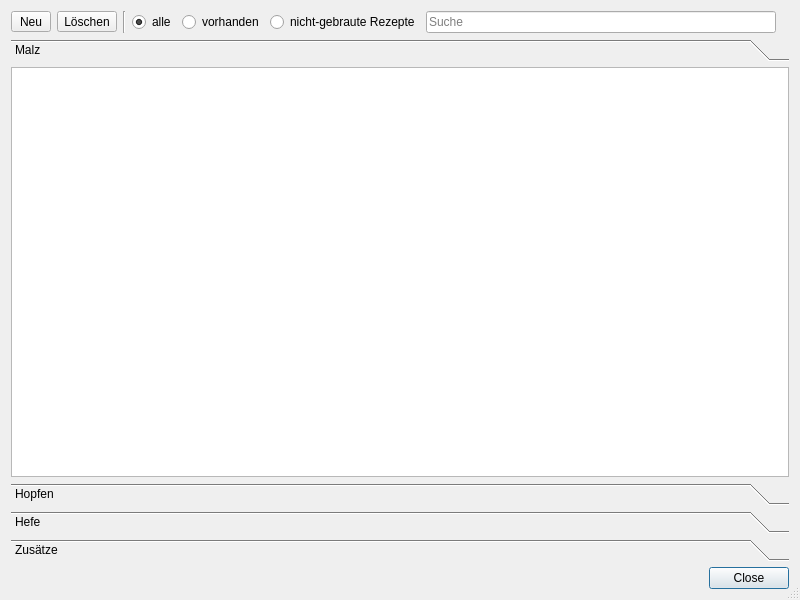
<?xml version="1.0" encoding="UTF-8"?>
<ui version="4.0">
 <class>DlgRohstoffe</class>
 <widget class="QDialog" name="DlgRohstoffe">
  <property name="geometry">
   <rect>
    <x>0</x>
    <y>0</y>
    <width>800</width>
    <height>600</height>
   </rect>
  </property>
  <property name="windowTitle">
   <string>Rohstoffe</string>
  </property>
  <property name="windowIcon">
   <iconset resource="../images.qrc">
    <normaloff>:/images/light/actionrohstoffe.svg</normaloff>:/images/light/actionrohstoffe.svg</iconset>
  </property>
  <property name="sizeGripEnabled">
   <bool>true</bool>
  </property>
  <layout class="QVBoxLayout" name="verticalLayout">
   <item>
    <layout class="QHBoxLayout" name="horizontalLayout_4">
     <item>
      <widget class="QToolButton" name="buttonAdd">
       <property name="minimumSize">
        <size>
         <width>40</width>
         <height>0</height>
        </size>
       </property>
       <property name="focusPolicy">
        <enum>Qt::StrongFocus</enum>
       </property>
       <property name="toolTip">
        <string>&lt;html&gt;&lt;head/&gt;&lt;body&gt;&lt;p&gt;Hiermit wird ein &lt;span style=&quot; font-weight:600;&quot;&gt;neuer Rohstoffeintrag &lt;/span&gt;angelegt.&lt;/p&gt;&lt;/body&gt;&lt;/html&gt;</string>
       </property>
       <property name="whatsThis">
        <string notr="true">plus</string>
       </property>
       <property name="text">
        <string>Neu</string>
       </property>
       <property name="icon">
        <iconset resource="../images.qrc">
         <normaloff>:/images/light/plus.svg</normaloff>:/images/light/plus.svg</iconset>
       </property>
       <property name="popupMode">
        <enum>QToolButton::InstantPopup</enum>
       </property>
       <property name="toolButtonStyle">
        <enum>Qt::ToolButtonIconOnly</enum>
       </property>
      </widget>
     </item>
     <item>
      <widget class="QToolButton" name="buttonDelete">
       <property name="minimumSize">
        <size>
         <width>40</width>
         <height>0</height>
        </size>
       </property>
       <property name="toolTip">
        <string>&lt;html&gt;&lt;head/&gt;&lt;body&gt;&lt;p&gt;Hiermit wird ein &lt;span style=&quot; font-weight:600;&quot;&gt;Rohstoffeintrag&lt;/span&gt; aus einer Rohstoffliste &lt;span style=&quot; font-weight:600;&quot;&gt;gelöscht&lt;/span&gt;.&lt;/p&gt;&lt;p&gt;&lt;span style=&quot; font-weight:600; color:#ff2600;&quot;&gt;Achtung:&lt;/span&gt;&lt;span style=&quot; font-weight:600;&quot;/&gt;Soll hier ein Rohstoff gelöscht werden, der in einem &lt;span style=&quot; font-weight:600;&quot;&gt;Rezept, ungebraut&lt;/span&gt;, verwendet wird, erscheint eine Warnmeldung. Wird der Rohstoff dann wirklich gelöscht, werden entsprechende Einträge in allen ungebrauten Rezepten im &lt;span style=&quot; font-weight:600;&quot;&gt;Tab Rezept rot&lt;/span&gt; hinterlegt, deren Werte auf 0 gesetzt. Damit kann die erforderliche Stammwürze oder der nötige IBU-Wert nicht mehr gegeben sein. &lt;/p&gt;&lt;p&gt;In jedem Fall sind nach dem Löschen eines Rohstoffes &lt;span style=&quot; font-weight:600;&quot;&gt;alle Rezepte mit&lt;/span&gt; dem &lt;span style=&quot; font-weight:600;&quot;&gt;Rohstoff&lt;/span&gt; zu &lt;span style=&quot; font-weight:600;&quot;&gt;überprüfen&lt;/span&gt;!&lt;/p&gt;&lt;/body&gt;&lt;/html&gt;</string>
       </property>
       <property name="whatsThis">
        <string notr="true">minus</string>
       </property>
       <property name="text">
        <string>Löschen</string>
       </property>
       <property name="icon">
        <iconset resource="../images.qrc">
         <normaloff>:/images/light/minus.svg</normaloff>
         <disabledoff>:/images/disabled/minus.svg</disabledoff>:/images/light/minus.svg</iconset>
       </property>
      </widget>
     </item>
     <item>
      <widget class="Line" name="line_10">
       <property name="orientation">
        <enum>Qt::Vertical</enum>
       </property>
      </widget>
     </item>
     <item>
      <widget class="QRadioButton" name="radioButtonAlle">
       <property name="toolTip">
        <string>&lt;html&gt;&lt;head/&gt;&lt;body&gt;&lt;p&gt;Hiermit werden &lt;span style=&quot; font-weight:600;&quot;&gt;alle Rohstoffe&lt;/span&gt; angezeigt.&lt;/p&gt;&lt;/body&gt;&lt;/html&gt;</string>
       </property>
       <property name="text">
        <string>alle</string>
       </property>
       <property name="checked">
        <bool>true</bool>
       </property>
      </widget>
     </item>
     <item>
      <widget class="QRadioButton" name="radioButtonVorhanden">
       <property name="toolTip">
        <string>&lt;html&gt;&lt;head/&gt;&lt;body&gt;&lt;p&gt;Hiermit werden alle Rohstoffe angezeigt, welche eine &lt;span style=&quot; font-weight:600;&quot;&gt;Mengenangabe größer Null&lt;/span&gt; haben.&lt;/p&gt;&lt;/body&gt;&lt;/html&gt;</string>
       </property>
       <property name="text">
        <string>vorhanden</string>
       </property>
      </widget>
     </item>
     <item>
      <widget class="QRadioButton" name="radioButtonInGebrauch">
       <property name="toolTip">
        <string>&lt;html&gt;&lt;head/&gt;&lt;body&gt;&lt;p&gt;Hiermit werden alle Rohstoffe angezeigt, welche in einem &lt;span style=&quot; font-weight:600;&quot;&gt;nicht-gebrauten Rezept&lt;/span&gt; vorkommen.&lt;/p&gt;&lt;p&gt;Diese Rohstoffe werden in den Tabellen kursiv dargestellt.&lt;/p&gt;&lt;/body&gt;&lt;/html&gt;</string>
       </property>
       <property name="text">
        <string>nicht-gebraute Rezepte</string>
       </property>
      </widget>
     </item>
     <item>
      <widget class="QLineEdit" name="lineEditFilter">
       <property name="toolTip">
        <string>&lt;html&gt;&lt;head/&gt;&lt;body&gt;&lt;p&gt;Hier wird eine &lt;span style=&quot; font-weight:600;&quot;&gt;Freitextsuche&lt;/span&gt; für die Rohstoffe ermöglicht.&lt;/p&gt;&lt;p&gt;Durchsucht werden alle Spalten mit Ausnahme Datum, Preis und Links.&lt;/p&gt;&lt;/body&gt;&lt;/html&gt;</string>
       </property>
       <property name="placeholderText">
        <string>Suche</string>
       </property>
       <property name="clearButtonEnabled">
        <bool>true</bool>
       </property>
      </widget>
     </item>
     <item>
      <widget class="QLabel" name="lblNumItems"/>
     </item>
    </layout>
   </item>
   <item>
    <widget class="QToolBox" name="toolBoxRohstoffe">
     <widget class="QWidget" name="tabMalz">
      <property name="geometry">
       <rect>
        <x>0</x>
        <y>0</y>
        <width>788</width>
        <height>442</height>
       </rect>
      </property>
      <attribute name="label">
       <string>Malz</string>
      </attribute>
      <layout class="QVBoxLayout" name="verticalLayout_5">
       <property name="spacing">
        <number>4</number>
       </property>
       <property name="leftMargin">
        <number>0</number>
       </property>
       <property name="topMargin">
        <number>0</number>
       </property>
       <property name="rightMargin">
        <number>0</number>
       </property>
       <property name="bottomMargin">
        <number>0</number>
       </property>
       <item>
        <widget class="TableView" name="tableMalz">
         <property name="contextMenuPolicy">
          <enum>Qt::CustomContextMenu</enum>
         </property>
         <property name="toolTip">
          <string>&lt;html&gt;&lt;head/&gt;&lt;body&gt;&lt;p&gt;In diesem Feld werden alle &lt;span style=&quot; font-weight:600;&quot;&gt;Rohstoffe Malz&lt;/span&gt; verwaltet.&lt;/p&gt;&lt;p&gt;Einträge in &lt;span style=&quot; font-style:italic;&quot;&gt;kursiv&lt;/span&gt; sind Rohstoffe, welche in einem &lt;span style=&quot; font-weight:600;&quot;&gt;nicht-gebrauten&lt;/span&gt; Sud verwendet werden. Diese Rohsotffe werden auch als &lt;span style=&quot; font-weight:600;&quot;&gt;in Gebrauch&lt;/span&gt; bezeichnet.&lt;/p&gt;&lt;p&gt;Mit einem Rechtsklick lassen sich einzelne Spalten aus- oder einblenden.&lt;/p&gt;&lt;p&gt;&lt;span style=&quot; font-weight:600; color:#ff2600;&quot;&gt;Achtung:&lt;/span&gt;&lt;span style=&quot; font-weight:600;&quot;&gt;Hyperlinks &lt;/span&gt;sind nicht inaktiv, sie werden im Kleinen Brauhelfer unter &lt;span style=&quot; font-weight:600;&quot;&gt;Windows&lt;/span&gt; und &lt;span style=&quot; font-weight:600;&quot;&gt;Linux&lt;/span&gt; mit &lt;span style=&quot; font-weight:600;&quot;&gt;CTRL&lt;/span&gt; ausgeführt, unter &lt;span style=&quot; font-weight:600;&quot;&gt;macOS&lt;/span&gt; mit &lt;span style=&quot; font-weight:600;&quot;&gt;CMD+ALT&lt;/span&gt;.&lt;/p&gt;&lt;/body&gt;&lt;/html&gt;</string>
         </property>
         <property name="alternatingRowColors">
          <bool>true</bool>
         </property>
         <property name="selectionBehavior">
          <enum>QAbstractItemView::SelectRows</enum>
         </property>
         <property name="sortingEnabled">
          <bool>true</bool>
         </property>
         <attribute name="verticalHeaderVisible">
          <bool>false</bool>
         </attribute>
        </widget>
       </item>
      </layout>
     </widget>
     <widget class="QWidget" name="tabHopfen">
      <property name="geometry">
       <rect>
        <x>0</x>
        <y>0</y>
        <width>788</width>
        <height>442</height>
       </rect>
      </property>
      <attribute name="label">
       <string>Hopfen</string>
      </attribute>
      <layout class="QVBoxLayout" name="verticalLayout_6">
       <property name="spacing">
        <number>4</number>
       </property>
       <property name="leftMargin">
        <number>0</number>
       </property>
       <property name="topMargin">
        <number>0</number>
       </property>
       <property name="rightMargin">
        <number>0</number>
       </property>
       <property name="bottomMargin">
        <number>0</number>
       </property>
       <item>
        <widget class="TableView" name="tableHopfen">
         <property name="contextMenuPolicy">
          <enum>Qt::CustomContextMenu</enum>
         </property>
         <property name="toolTip">
          <string>&lt;html&gt;&lt;head/&gt;&lt;body&gt;&lt;p&gt;In diesem Feld werden alle &lt;span style=&quot; font-weight:600;&quot;&gt;Rohstoffe Hopfen&lt;/span&gt; verwaltet.&lt;/p&gt;&lt;p&gt;Einträge in &lt;span style=&quot; font-style:italic;&quot;&gt;kursiv&lt;/span&gt; sind Rohstoffe, welche in einem &lt;span style=&quot; font-weight:600;&quot;&gt;nicht-gebrauten&lt;/span&gt; Sud verwendet werden. Diese Rohsotffe werden auch als &lt;span style=&quot; font-weight:600;&quot;&gt;in Gebrauch&lt;/span&gt; bezeichnet.&lt;/p&gt;&lt;p&gt;Mit einem Rechtsklick lassen sich einzelne Spalten aus- oder einblenden.&lt;/p&gt;&lt;p&gt;&lt;span style=&quot; font-weight:600; color:#ff2600;&quot;&gt;Achtung: &lt;/span&gt;Wenn der Gärfaktor im Tab Rezept übernommen werden soll, muss er in der Form &amp;lt;zahl%&amp;gt; eingetragen werden. Beispiel 78%. Sonderzeichen sind nicht zulässig.&lt;/p&gt;&lt;p&gt;&lt;span style=&quot; font-weight:600;&quot;&gt;Hyperlinks &lt;/span&gt;sind nicht inaktiv, sie werden im Kleinen Brauhelfer unter &lt;span style=&quot; font-weight:600;&quot;&gt;Windows&lt;/span&gt; und &lt;span style=&quot; font-weight:600;&quot;&gt;Linux&lt;/span&gt; mit &lt;span style=&quot; font-weight:600;&quot;&gt;CTRL&lt;/span&gt; ausgeführt, unter &lt;span style=&quot; font-weight:600;&quot;&gt;macOS&lt;/span&gt; mit &lt;span style=&quot; font-weight:600;&quot;&gt;CMD+ALT&lt;/span&gt;.&lt;/p&gt;&lt;/body&gt;&lt;/html&gt;</string>
         </property>
         <property name="alternatingRowColors">
          <bool>true</bool>
         </property>
         <property name="selectionBehavior">
          <enum>QAbstractItemView::SelectRows</enum>
         </property>
         <property name="sortingEnabled">
          <bool>true</bool>
         </property>
         <attribute name="verticalHeaderVisible">
          <bool>false</bool>
         </attribute>
        </widget>
       </item>
      </layout>
     </widget>
     <widget class="QWidget" name="tabHefe">
      <property name="geometry">
       <rect>
        <x>0</x>
        <y>0</y>
        <width>788</width>
        <height>442</height>
       </rect>
      </property>
      <attribute name="label">
       <string>Hefe</string>
      </attribute>
      <layout class="QVBoxLayout" name="verticalLayout_2">
       <property name="spacing">
        <number>4</number>
       </property>
       <property name="leftMargin">
        <number>0</number>
       </property>
       <property name="topMargin">
        <number>0</number>
       </property>
       <property name="rightMargin">
        <number>0</number>
       </property>
       <property name="bottomMargin">
        <number>0</number>
       </property>
       <item>
        <widget class="TableView" name="tableHefe">
         <property name="contextMenuPolicy">
          <enum>Qt::CustomContextMenu</enum>
         </property>
         <property name="toolTip">
          <string>&lt;html&gt;&lt;head/&gt;&lt;body&gt;&lt;p&gt;In diesem Feld werden alle &lt;span style=&quot; font-weight:600;&quot;&gt;Rohstoffe Hefe&lt;/span&gt; verwaltet.&lt;/p&gt;&lt;p&gt;Einträge in &lt;span style=&quot; font-style:italic;&quot;&gt;kursiv&lt;/span&gt; sind Rohstoffe, welche in einem &lt;span style=&quot; font-weight:600;&quot;&gt;nicht-gebrauten&lt;/span&gt; Sud verwendet werden. Diese Rohsotffe werden auch als &lt;span style=&quot; font-weight:600;&quot;&gt;in Gebrauch&lt;/span&gt; bezeichnet.&lt;/p&gt;&lt;p&gt;Mit einem Rechtsklick lassen sich einzelne Spalten aus- oder einblenden.&lt;/p&gt;&lt;p&gt;&lt;span style=&quot; font-weight:600; color:#ff2600;&quot;&gt;Achtung:&lt;/span&gt;&lt;span style=&quot; font-weight:600;&quot;&gt;Hyperlinks &lt;/span&gt;sind nicht inaktiv, sie werden im Kleinen Brauhelfer unter &lt;span style=&quot; font-weight:600;&quot;&gt;Windows&lt;/span&gt; und &lt;span style=&quot; font-weight:600;&quot;&gt;Linux&lt;/span&gt; mit &lt;span style=&quot; font-weight:600;&quot;&gt;CTRL&lt;/span&gt; ausgeführt, unter &lt;span style=&quot; font-weight:600;&quot;&gt;macOS&lt;/span&gt; mit &lt;span style=&quot; font-weight:600;&quot;&gt;CMD+ALT&lt;/span&gt;.&lt;/p&gt;&lt;/body&gt;&lt;/html&gt;</string>
         </property>
         <property name="alternatingRowColors">
          <bool>true</bool>
         </property>
         <property name="selectionBehavior">
          <enum>QAbstractItemView::SelectRows</enum>
         </property>
         <property name="sortingEnabled">
          <bool>true</bool>
         </property>
         <attribute name="verticalHeaderVisible">
          <bool>false</bool>
         </attribute>
        </widget>
       </item>
      </layout>
     </widget>
     <widget class="QWidget" name="tabZusaetze">
      <property name="geometry">
       <rect>
        <x>0</x>
        <y>0</y>
        <width>788</width>
        <height>442</height>
       </rect>
      </property>
      <attribute name="label">
       <string>Zusätze</string>
      </attribute>
      <layout class="QVBoxLayout" name="verticalLayout_3">
       <property name="spacing">
        <number>4</number>
       </property>
       <property name="leftMargin">
        <number>0</number>
       </property>
       <property name="topMargin">
        <number>0</number>
       </property>
       <property name="rightMargin">
        <number>0</number>
       </property>
       <property name="bottomMargin">
        <number>0</number>
       </property>
       <item>
        <widget class="TableView" name="tableWeitereZutaten">
         <property name="contextMenuPolicy">
          <enum>Qt::CustomContextMenu</enum>
         </property>
         <property name="toolTip">
          <string>&lt;html&gt;&lt;head/&gt;&lt;body&gt;&lt;p&gt;In diesem Feld werden alle &lt;span style=&quot; font-weight:600;&quot;&gt;Rohstoffe &lt;/span&gt;der &lt;span style=&quot; font-weight:600;&quot;&gt;Zusätze&lt;/span&gt; verwaltet.&lt;/p&gt;&lt;p&gt;Einträge in &lt;span style=&quot; font-style:italic;&quot;&gt;kursiv&lt;/span&gt; sind Rohstoffe, welche in einem &lt;span style=&quot; font-weight:600;&quot;&gt;nicht-gebrauten&lt;/span&gt; Sud verwendet werden. Diese Rohsotffe werden auch als &lt;span style=&quot; font-weight:600;&quot;&gt;in Gebrauch&lt;/span&gt; bezeichnet.&lt;/p&gt;&lt;p&gt;Mit einem Rechtsklick lassen sich einzelne Spalten aus- oder einblenden.&lt;/p&gt;&lt;p&gt;&lt;span style=&quot; font-weight:600; color:#ff2600;&quot;&gt;Achtung:&lt;/span&gt;&lt;span style=&quot; font-weight:600;&quot;&gt;Hyperlinks &lt;/span&gt;sind nicht inaktiv, sie werden im Kleinen Brauhelfer unter &lt;span style=&quot; font-weight:600;&quot;&gt;Windows&lt;/span&gt; und &lt;span style=&quot; font-weight:600;&quot;&gt;Linux&lt;/span&gt; mit &lt;span style=&quot; font-weight:600;&quot;&gt;CTRL&lt;/span&gt; ausgeführt, unter &lt;span style=&quot; font-weight:600;&quot;&gt;macOS&lt;/span&gt; mit &lt;span style=&quot; font-weight:600;&quot;&gt;CMD+ALT&lt;/span&gt;.&lt;/p&gt;&lt;/body&gt;&lt;/html&gt;</string>
         </property>
         <property name="alternatingRowColors">
          <bool>true</bool>
         </property>
         <property name="selectionBehavior">
          <enum>QAbstractItemView::SelectRows</enum>
         </property>
         <property name="sortingEnabled">
          <bool>true</bool>
         </property>
         <attribute name="verticalHeaderVisible">
          <bool>false</bool>
         </attribute>
        </widget>
       </item>
      </layout>
     </widget>
    </widget>
   </item>
   <item>
    <widget class="QDialogButtonBox" name="buttonBox">
     <property name="standardButtons">
      <set>QDialogButtonBox::Close</set>
     </property>
    </widget>
   </item>
  </layout>
  <action name="actionNeu">
   <property name="text">
    <string>Neu</string>
   </property>
  </action>
  <action name="actionNeuVorlage">
   <property name="text">
    <string>Vorlage</string>
   </property>
  </action>
  <action name="actionNeuObrama">
   <property name="text">
    <string>oBraMa</string>
   </property>
  </action>
  <action name="actionNeuKopie">
   <property name="text">
    <string>Kopie</string>
   </property>
  </action>
 </widget>
 <customwidgets>
  <customwidget>
   <class>TableView</class>
   <extends>QTableView</extends>
   <header>widgets/tableview.h</header>
  </customwidget>
 </customwidgets>
 <tabstops>
  <tabstop>buttonAdd</tabstop>
  <tabstop>buttonDelete</tabstop>
  <tabstop>radioButtonAlle</tabstop>
  <tabstop>radioButtonVorhanden</tabstop>
  <tabstop>radioButtonInGebrauch</tabstop>
  <tabstop>lineEditFilter</tabstop>
  <tabstop>tableMalz</tabstop>
  <tabstop>tableHopfen</tabstop>
  <tabstop>tableHefe</tabstop>
  <tabstop>tableWeitereZutaten</tabstop>
 </tabstops>
 <resources>
  <include location="../images.qrc"/>
 </resources>
 <connections>
  <connection>
   <sender>buttonBox</sender>
   <signal>accepted()</signal>
   <receiver>DlgRohstoffe</receiver>
   <slot>accept()</slot>
   <hints>
    <hint type="sourcelabel">
     <x>399</x>
     <y>584</y>
    </hint>
    <hint type="destinationlabel">
     <x>399</x>
     <y>299</y>
    </hint>
   </hints>
  </connection>
  <connection>
   <sender>buttonBox</sender>
   <signal>rejected()</signal>
   <receiver>DlgRohstoffe</receiver>
   <slot>reject()</slot>
   <hints>
    <hint type="sourcelabel">
     <x>399</x>
     <y>584</y>
    </hint>
    <hint type="destinationlabel">
     <x>399</x>
     <y>299</y>
    </hint>
   </hints>
  </connection>
 </connections>
</ui>
